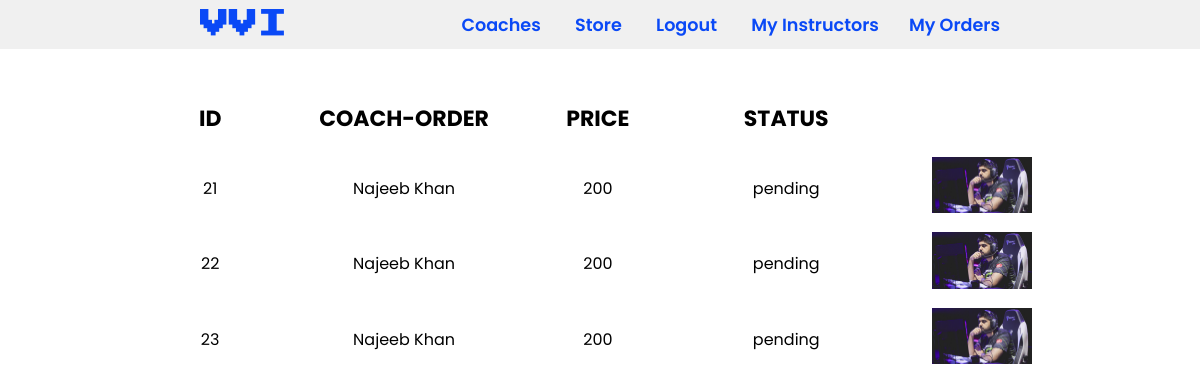
The page /allOrders.php?type=coach-order (signed in) on the database as committed earlier.
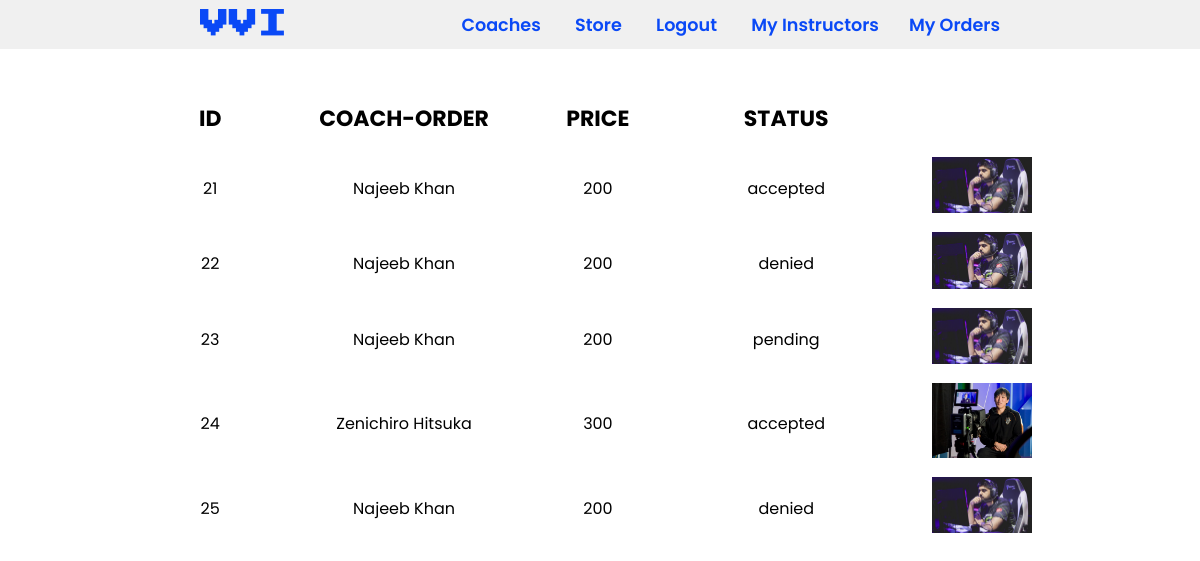
The same page on the database as committed later.
### allOrders.php (the view, shortened to what this page needs)
<?php
include("connection.php");
$type = $_GET['type'];
$customer_id = $_SESSION['id'];
$selectOrders = "SELECT * FROM `$type` WHERE customer_id = '$customer_id'";
$res = mysqli_query($con, $selectOrders);
?>
<!DOCTYPE html>
<html lang="en">
<head>
  <link rel="stylesheet" href="./css/orderHistory.css">
</head>
<body>
  <?php include 'header.php';
  ?>
  <h2><a href="index.php">My Orders</a></h2>
  <div class="outputs">
    <table>
      <tr>
        <th>Id</th>
        <th><?php echo ($type) ?></th>
        <th>Price</th>
        <th>Status</th>
      </tr>
      <tbody id="tbody">
        <?php
        while ($row = mysqli_fetch_array($res)) {
        ?>
          <tr>
            <td><?php echo ($row['id']) ?></td>
            <td><?php echo ($row['product']) ?></td>
            <td><?php echo ($row['price']) ?></td>
            <td><?php
                echo ($row['status']);
                ?></td>
            <td>
              <img style="width: 100px;" src="productsImg/<?php echo ($row['img']); ?>" />
            </td>
          <?php
        }
          ?>
          </tr>
      </tbody>
    </table>
  </div>
</body>
</html>

### header.php (shortened to what this page needs)
<head>
  <link rel="stylesheet" href="css/style.css">
</head>
<header>
  <a href="index.php" class="logo">VVI</a>
  <nav class="navigation">
    <a class="src" href="vvi.php?type=coaches">Coaches</a>
    <a class="src" href="vvi.php?type=product">Store</a>
    <?php if (isset($_SESSION['role'])) {
      echo ('<a href="log.php?logout=1">Logout</a>');
    } ?>
    <?php if (isset($_SESSION['role'])) {
      if ($_SESSION['role'] == 'user') {
        echo ('<a class="src" href="allOrders.php?type=coach-order">My Instructors</a>');
        echo ('<a class="src" href="allOrders.php?type=product_order">My Orders</a>');
      }
    } ?>
  </nav>
</header>

### css/orderHistory.css (style rules this page uses)
* { margin: 0; padding: 0; }
:root { --body-background: #222; --input-background: #111; --input-focus-background: #000; --font-color: #000; --primary-color: hsl(150, 100%, 66%); --primary-color-hover: #d64e67; }
body { color: var(--font-color); font-family: system-ui; }
table { width: 80%; text-align: center; margin: auto; margin-top: 50px; }
table th { text-transform: uppercase; }
th { width: 10%; padding: 15px; font-size: 22px; }
td { width: 10%; padding: 5px; }

### css/style.css (style rules this page uses)
* { font-family: "Poppins", sans-serif; margin: 0; padding: 0; box-sizing: border-box; scroll-behavior: smooth; }
:root { --primary-color: #0a49f6; --main-color: #0a49f6; --sec-color: #fa4454; --th-color: #0a49f6; --arcade: "Press Start 2P", cursive; --transparent-color: rgb(15 116 143 / 70%); --section-padding: 100px; }
header { background-color: #f0f0f0; width: 100%; position: fixed; display: flex; justify-content: space-between; align-items: center; padding: 10px 200px; z-index: 999; }
.logo { text-decoration: none; color: var(--primary-color); text-transform: uppercase; font-weight: 700; font-size: 1.8em; font-family: var(--arcade); }
.navigation a { text-decoration: none; color: var(--primary-color); font-size: 1.1em; font-weight: 600; padding-left: 30px; }

Rows that differ between the two databases and show on the page:
changed coach-order id 21: status "pending" → "accepted"
changed coach-order id 22: status "pending" → "denied"
added coach-order: id "24", product "Zenichiro Hitsuka", price "300", status "accepted", img (picture)
added coach-order: id "25", product "Najeeb Khan", price "200", status "denied", img (picture)
